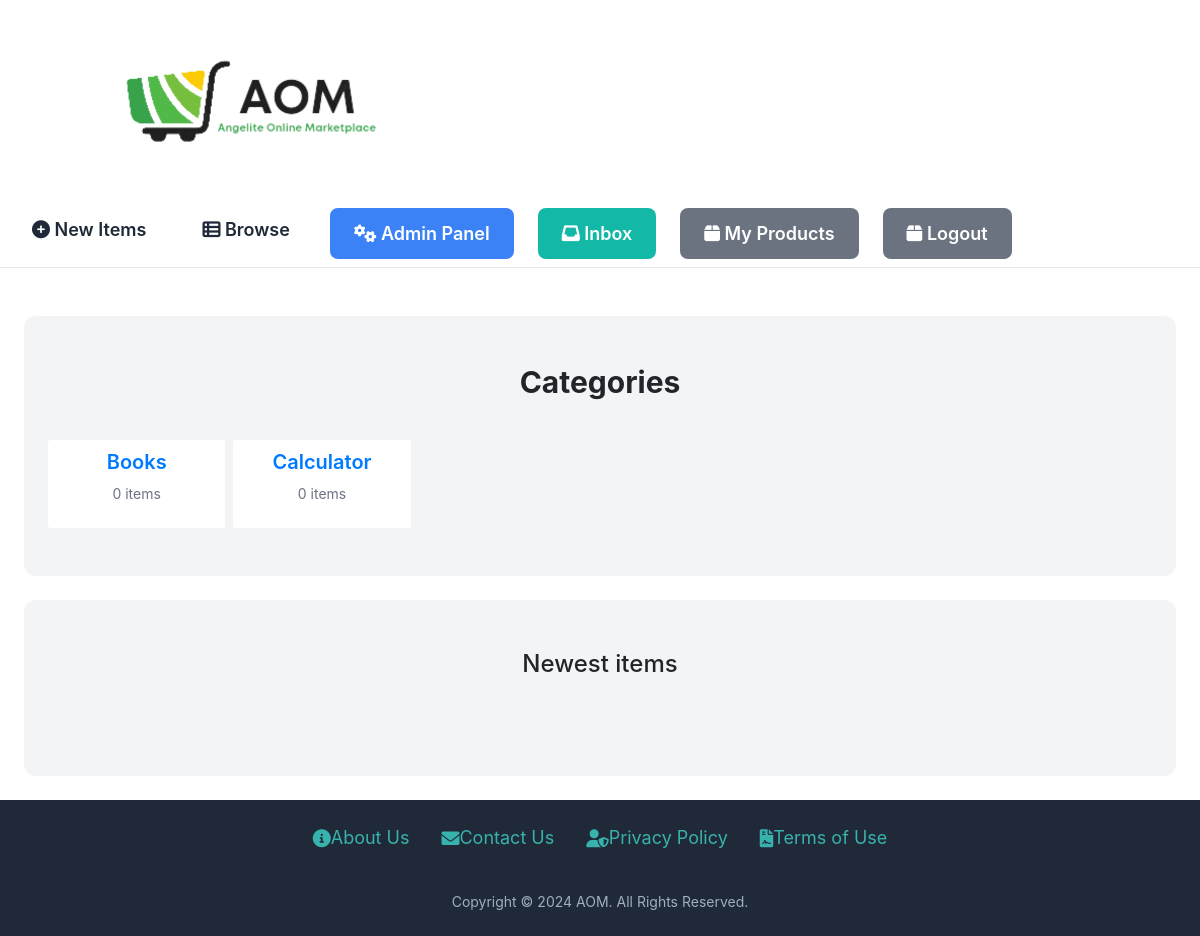
Page / (signed in) on the earlier database version.
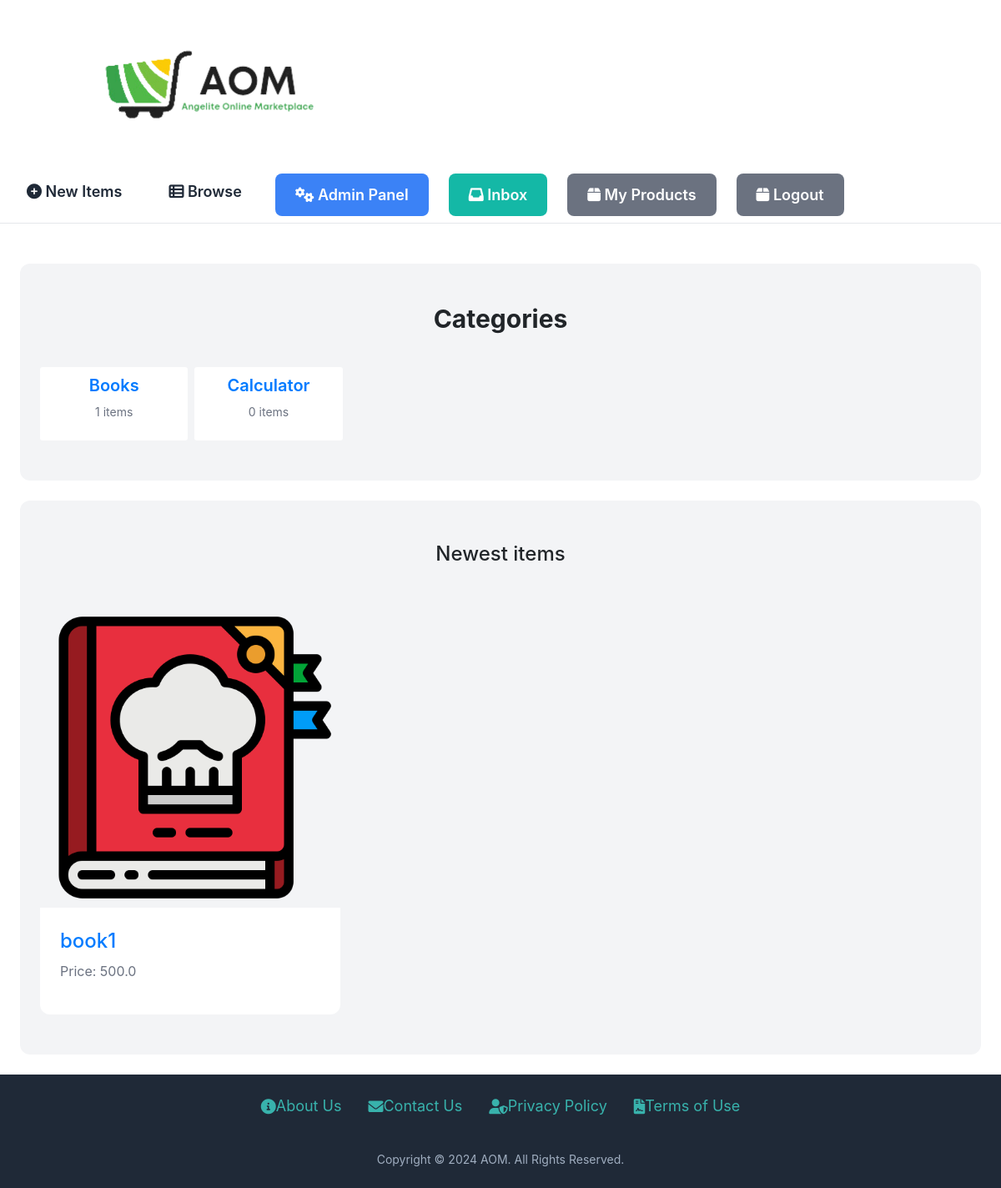
Same page on the later database version.
### item/models.py (models this page shows, shortened)
class Category(models.Model):
    name = models.CharField(max_length=225)
    class Meta:
        ordering = ('name',)
        verbose_name_plural = 'Categories'

class Item(models.Model):
    category = models.ForeignKey(Category, related_name='items', on_delete=models.CASCADE)
    name = models.CharField(max_length=225)
    description = models.TextField(blank=True, null=True)
    price = models.FloatField()
    image = models.ImageField(upload_to='item_images', blank=True, null=False)
    is_sold = models.BooleanField(default=False)
    created_by = models.ForeignKey(User, related_name='items', on_delete=models.CASCADE)
    created_at = models.DateTimeField(auto_now_add=True)

### core/views.py (the view)
# urls.py: path('', views.index, name='index'),
def index(request):
    items = Item.objects.filter(is_sold=False)[:6]
    categories = Category.objects.all()
    if request.user.is_authenticated:
        return render(request, 'core/index.html', {
            'categories': categories,
            'items': items,
        })
    else:
        return redirect('core:login')

### core/templates/core/index.html (shortened to what this page needs)
{% extends 'core/base.html' %}
{% block content %}
<link href="https://stackpath.bootstrapcdn.com/bootstrap/4.5.2/css/bootstrap.min.css" rel="stylesheet">
{% if request.user.is_authenticated %}
    <div class="mt-6 px-6 py-12 bg-gray-100 rounded-xl">
        <h2 class="mb-10 text-3xl font-bold text-center">Categories</h2>
        <div class="grid grid-cols-6 gap-2">
            {% for category in categories %}
                <div>
                    <a href="#">
                        <div class="p-2 bg-white rounded-sm">
                            <h2 class="font-semibold text-center text-xl">{{ category.name }}</h2>
                            <p class="text-gray-500 text-center text-sm">{{ category.items.count }} items</p>
                        </div>
                    </a>
                </div>
            {% endfor %}
        </div>
    </div>
    <div class="mt-6 px-6 py-12 bg-gray-100 rounded-xl">
        <h2 class="mb-12 text-2xl text-center">Newest items</h2>
        <div class="grid grid-cols-3 gap-3">
            {% for item in items %}
                <div>
                    <a href="{% url 'item:detail' item.id %}">
                        <div>
                            <img src="{{ item.image.url }}" class="rounded-t-xl">
                        </div>
                        <div class="p-6 bg-white rounded-b-xl">
                            <h2 class="text-2xl">{{ item.name }}</h2>
                            <p class="text-gray-500">Price: {{ item.price }}</p>
                        </div>
                    </a>
                </div>
            {% endfor %}
        </div>
    </div>
{% else %}
    <p class="text-center">You do not have permission to view this content.</p>
{% endif %}
{% endblock %}

Differences in the rows shown:
computed for Category "Books": items.count "0" → "1"
added Item: image (picture), name "book1", price "500.0"
